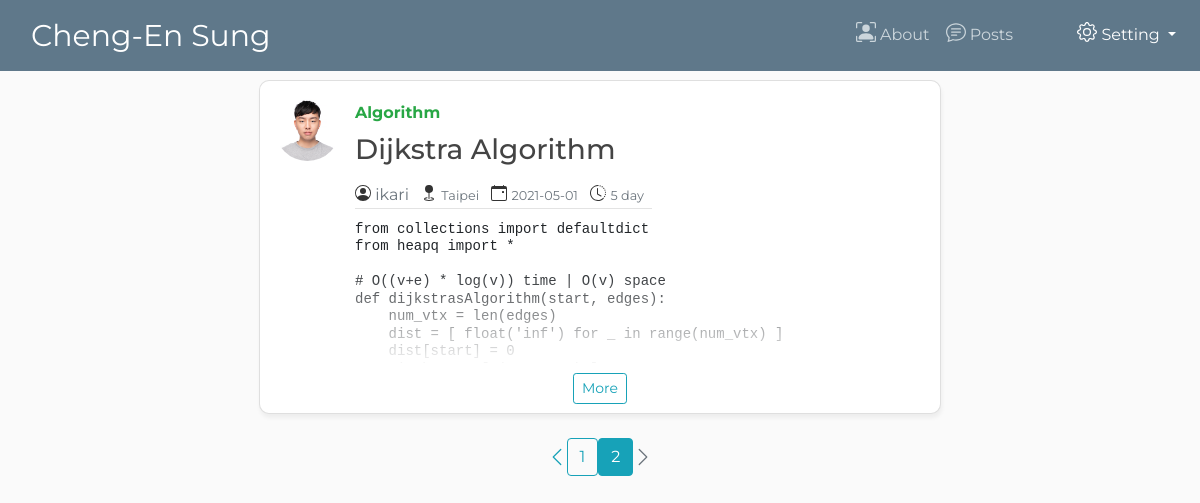
Page /posts?page=2 on the committed database.
### app/models.py (models this page shows, shortened)
class Article(db.Model):
    id = db.Column(db.Integer, primary_key=True)
    title = db.Column(db.String(20), nullable=False)
    location = db.Column(db.String(20), nullable=False, default=geocoder.ip("me").city)
    date_posted = db.Column(db.DateTime, nullable=False, default=datetime.utcnow)
    category = db.Column(db.String(20), nullable=False, default="Trivial")
    content = db.Column(db.Text, nullable=False)
    user_id = db.Column(db.Integer, db.ForeignKey("users.id"), nullable=False)

class User(db.Model, UserMixin):
    __tablename__ = 'users'
    id = db.Column(db.Integer, primary_key=True)
    username = db.Column(db.String(20), unique=True, nullable=False)
    role = db.Column(db.String(20), unique=False, nullable=False)
    email = db.Column(db.String(120), unique=True, nullable=False)
    gender = db.Column(db.String(5), unique=False, nullable=False)
    profile_picture = db.Column(db.String(20), nullable=False)
    password = db.Column(db.String(20), nullable=False)
    posts = db.relationship('Article', backref='author', lazy=True)

### app/routes.py (the view)
@app.route('/posts')
def posts():
    page = request.args.get('page', 1, type=int)
    articles = Article.query.order_by(Article.date_posted.desc()).paginate(per_page=ARTICLES_PER_PAGE, page=page)
    for article in articles.items:
        article.content = markdown2.markdown(article.content, extras=[
            "fenced-code-blocks",
            "code-friendly",
            "cuddled-lists",
            "tables",
            "task_list",
            "footnotes",
            "xml",
            "target-blank-links",
        ])
    return render_template('posts.html', title='Posts', articles=articles, cur_time=datetime.utcnow())

### app/templates/posts.html (shortened to what this page needs)
{% extends 'layout.html' %}
{% set MAX_POST_LINES = 5 %}
{% set MINUTE = 60 %}
{% set HOUR = 60**2 %}
{% set DAY = 24*60**2 %}
{% set WEEK = 7*24*60**2 %}
{% set MONTH = 30*7*24*60**2 %}
{% set YEAR = 12*30*7*24*60**2 %}
{% block content %}
    {% if articles.items %}
        {% for article in articles.items %}
            <div class="card flex-md-row mb-4 ml-4 mr-4 box-shadow h-md-250">
                <a href="{{ url_for('user_posts', username=article.author.username) }}">
                    <img class="rounded-circle article-img" src="{{ url_for('static', filename='profile_image/' + article.author.profile_picture) }}">
                </a>
                <div class="card-body d-flex flex-column align-items-start">
                    <strong class="d-inline-block mb-2 text-success">{{ article.category }}</strong>
                    <h3 class="mb-2">
                        {{ article.title }}
                    </h3>
                    <div class="article-metadata mt-2">
                        <a class="text-muted mr-2" href="{{ url_for('user_posts', username=article.author.username) }}">{{ article.author.username }}</a>
                        <small class="text-muted mr-2">{{ article.location }}</small>
                        <small class="text-muted mr-2">{{ article.date_posted.strftime('%Y-%m-%d') }}</small>
                        {% set timespan = (cur_time - article.date_posted).total_seconds() %}
                        {% if timespan < MINUTE %}
                            <small class="text-muted mr-2">{{ timespan | int }} seccond</small>
                        {% elif timespan >= MINUTE and timespan < HOUR %}
                            <small class="text-muted mr-2">{{ (timespan // MINUTE) | int  }} minute</small>
                        {% elif timespan >= HOUR and timespan < DAY %}
                            <small class="text-muted mr-2">{{ (timespan // HOUR) | int }} hour</small>
                        {% elif timespan >= DAY and timespan < WEEK %}
                            <small class="text-muted mr-2">{{ (timespan // DAY) | int }} day</small>
                        {% elif timespan >= WEEK and timespan < MONTH %}
                            <small class="text-muted mr-2">{{ (timespan // WEEK) | int }} week</small>
                        {% elif timespan >= MONTH and timespan < YEAR %}
                            <small class="text-muted mr-2">{{ (timespan // MONTH) | int }} month</small>
                        {% elif timespan >= YEAR %}
                            <small class="text-muted mr-2">{{ timespan // YEAR }} year</small>
                        {% endif %}
                    </div>
                    <div class="card-text">
                        <p class="mb-auto mt-2">{{ article.content | safe }}</p>
                    </div>
                </div>
                <p class="gradient"></p>
                <p class="read-more">
                    <a class="btn btn-outline-info btn-sm" href="{{ url_for('article', article_id=article.id) }}">More</a>
                </p>
            </div>
        {% endfor %}
        <div class="d-flex align-items-center justify-content-center">
            {% if articles.has_prev %}
                <a href="{{ url_for('posts', page=articles.page-1) }}"><svg xmlns="http://www.w3.org/2000/svg" width="20" height="20" fill="currentColor" class="bi bi-chevron-left mb-4 text-info" viewBox="0 0 16 16">
                        <path fill-rule="evenodd" d="M11.354 1.646a.5.5 0 0 1 0 .708L5.707 8l5.647 5.646a.5.5 0 0 1-.708.708l-6-6a.5.5 0 0 1 0-.708l6-6a.5.5 0 0 1 .708 0z"/>
                    </svg></a>
            {% endif %}
            {% for page_num in articles.iter_pages(left_edge=1, right_edge=1, left_current=1, right_current=2) %}
                {% if page_num %}
                    {% if page_num == articles.page %}
                        <a href={{ url_for('posts', page=page_num) }} class="btn btn-info mb-4">{{ page_num }}</a>
                    {% else %}
                        <a href={{ url_for('posts', page=page_num) }} class="btn btn-outline-info mb-4">{{ page_num }}</a>
                    {% endif %}
                {% else %}
                    ...
                {% endif %}
            {% endfor %}
            {% if articles.has_next %}
                <a href="{{ url_for('posts', page=articles.page + 1) }}">
                <svg xmlns="http://www.w3.org/2000/svg" width="20" height="20" fill="currentColor" class="bi bi-chevron-right mb-4 text-info" viewBox="0 0 16 16">
                    <path fill-rule="evenodd" d="M4.646 1.646a.5.5 0 0 1 .708 0l6 6a.5.5 0 0 1 0 .708l-6 6a.5.5 0 0 1-.708-.708L10.293 8 4.646 2.354a.5.5 0 0 1 0-.708z"/>
                </svg></a>
            {% else %}
                <a class="disabled">
                <svg xmlns="http://www.w3.org/2000/svg" width="20" height="20" fill="currentColor" class="bi bi-chevron-right mb-4 text-muted" viewBox="0 0 16 16">
                    <path fill-rule="evenodd" d="M4.646 1.646a.5.5 0 0 1 .708 0l6 6a.5.5 0 0 1 0 .708l-6 6a.5.5 0 0 1-.708-.708L10.293 8 4.646 2.354a.5.5 0 0 1 0-.708z"/>
                </svg></a>
            {% endif %}
        </div>
    {% else %}
        <small class="text-muted">
            No posts yet! <a class="ml-2" href="{{ url_for('create_article') }}">Share anything with us?</a>
        </small>
    {% endif %}
{% endblock content %}

### app/templates/layout.html (shortened to what this page needs)
<!DOCTYPE html>
<html lang="en">
    <head>
        <link rel="stylesheet" href="https://stackpath.bootstrapcdn.com/bootstrap/4.3.1/css/bootstrap.min.css">
        <link rel="stylesheet" type="text/css" href="{{ url_for('static', filename='css/autumn.css') }}">
        <link rel="stylesheet" type="text/css" href="{{ url_for('static', filename='css/style.css') }}">
    </head>
    <body>
        {% set ROLE_ADMIN = 'admin' %}
        {% set ROLE_GENERAL = 'general' %}
        <header class="site-header">
            <nav class="navbar navbar-expand-md navbar-dark bg-steel fixed-top">
                <div class="container">
                    <a class="navbar-brand mr-4" href="/">Cheng-En Sung</a>
                </div>
                <div class="collapse navbar-collapse" id="navbarToggle">
                    <div class="navbar-nav mr-auto">
                        <a class="nav-item nav-link" href="{{ url_for('about') }}">
							<nobr>
								About
							</nobr>
						</a>
                        <a class="nav-item nav-link" href="{{ url_for('posts') }}">
                            <nobr>
                                Posts
                            </nobr>
                        </a>
                    </div>
                    <div class="navbar-nav ml-5">
                        {% if current_user.is_authenticated %}
                            <a class="nav-item nav-link" href="{{ url_for('create_article') }}">
                                <nobr>
                                    <svg xmlns="http://www.w3.org/2000/svg" width="20" height="20" fill="currentColor" class="bi bi-pencil-square mb-2" viewBox="0 0 16 16">
                                        <path d="M15.502 1.94a.5.5 0 0 1 0 .706L14.459 3.69l-2-2L13.502.646a.5.5 0 0 1 .707 0l1.293 1.293zm-1.75 2.456l-2-2L4.939 9.21a.5.5 0 0 0-.121.196l-.805 2.414a.25.25 0 0 0 .316.316l2.414-.805a.5.5 0 0 0 .196-.12l6.813-6.814z"/>
                                        <path fill-rule="evenodd" d="M1 13.5A1.5 1.5 0 0 0 2.5 15h11a1.5 1.5 0 0 0 1.5-1.5v-6a.5.5 0 0 0-1 0v6a.5.5 0 0 1-.5.5h-11a.5.5 0 0 1-.5-.5v-11a.5.5 0 0 1 .5-.5H9a.5.5 0 0 0 0-1H2.5A1.5 1.5 0 0 0 1 2.5v11z"/>
                                    </svg>
                                    New&nbsp;Article
                                </nobr>
                            </a>
                            <a class="nav-item nav-link" href="{{ url_for('account') }}">
                                <nobr>
                                    <svg xmlns="http://www.w3.org/2000/svg" width="20" height="20" fill="currentColor" class="bi bi-person-lines-fill mb-2" viewBox="0 0 16 16">
                                        <path d="M6 8a3 3 0 1 0 0-6 3 3 0 0 0 0 6zm-5 6s-1 0-1-1 1-4 6-4 6 3 6 4-1 1-1 1H1zM11 3.5a.5.5 0 0 1 .5-.5h4a.5.5 0 0 1 0 1h-4a.5.5 0 0 1-.5-.5zm.5 2.5a.5.5 0 0 0 0 1h4a.5.5 0 0 0 0-1h-4zm2 3a.5.5 0 0 0 0 1h2a.5.5 0 0 0 0-1h-2zm0 3a.5.5 0 0 0 0 1h2a.5.5 0 0 0 0-1h-2z"/>
                                    </svg>
                                    Profile
                                </nobr>
                            </a>
							<div class="dropdown show">
								<a class="nav-item nav-link dropdown-toggle" href="#" id="dropdownMenuLink" data-toggle="dropdown" aria-haspopup="true" aria-expanded="false">
									<nobr>
										<svg xmlns="http://www.w3.org/2000/svg" width="20" height="20" fill="currentColor" class="bi bi-gear mb-2" viewBox="0 0 16 16">
											<path d="M8 4.754a3.246 3.246 0 1 0 0 6.492 3.246 3.246 0 0 0 0-6.492zM5.754 8a2.246 2.246 0 1 1 4.492 0 2.246 2.246 0 0 1-4.492 0z"/>
											<path d="M9.796 1.343c-.527-1.79-3.065-1.79-3.592 0l-.094.319a.873.873 0 0 1-1.255.52l-.292-.16c-1.64-.892-3.433.902-2.54 2.541l.159.292a.873.873 0 0 1-.52 1.255l-.319.094c-1.79.527-1.79 3.065 0 3.592l.319.094a.873.873 0 0 1 .52 1.255l-.16.292c-.892 1.64.901 3.434 2.541 2.54l.292-.159a.873.873 0 0 1 1.255.52l.094.319c.527 1.79 3.065 1.79 3.592 0l.094-.319a.873.873 0 0 1 1.255-.52l.292.16c1.64.893 3.434-.902 2.54-2.541l-.159-.292a.873.873 0 0 1 .52-1.255l.319-.094c1.79-.527 1.79-3.065 0-3.592l-.319-.094a.873.873 0 0 1-.52-1.255l.16-.292c.893-1.64-.902-3.433-2.541-2.54l-.292.159a.873.873 0 0 1-1.255-.52l-.094-.319zm-2.633.283c.246-.835 1.428-.835 1.674 0l.094.319a1.873 1.873 0 0 0 2.693 1.115l.291-.16c.764-.415 1.6.42 1.184 1.185l-.159.292a1.873 1.873 0 0 0 1.116 2.692l.318.094c.835.246.835 1.428 0 1.674l-.319.094a1.873 1.873 0 0 0-1.115 2.693l.16.291c.415.764-.42 1.6-1.185 1.184l-.291-.159a1.873 1.873 0 0 0-2.693 1.116l-.094.318c-.246.835-1.428.835-1.674 0l-.094-.319a1.873 1.873 0 0 0-2.692-1.115l-.292.16c-.764.415-1.6-.42-1.184-1.185l.159-.291A1.873 1.873 0 0 0 1.945 8.93l-.319-.094c-.835-.246-.835-1.428 0-1.674l.319-.094A1.873 1.873 0 0 0 3.06 4.377l-.16-.292c-.415-.764.42-1.6 1.185-1.184l.292.159a1.873 1.873 0 0 0 2.692-1.115l.094-.319z"/>
										</svg>
										Setting
									</nobr>
								</a>
								<div class="dropdown-menu" aria-labelledby="dropdownMenuLink">
									<a class="dropdown-item dropdown-link" href="{{ url_for('logout') }}">
										<nobr>
											<svg xmlns="http://www.w3.org/2000/svg" width="20" height="20" fill="currentColor" class="bi bi-toggles mb-2" viewBox="0 0 16 16">
												<path d="M4.5 9a3.5 3.5 0 1 0 0 7h7a3.5 3.5 0 1 0 0-7h-7zm7 6a2.5 2.5 0 1 1 0-5 2.5 2.5 0 0 1 0 5zm-7-14a2.5 2.5 0 1 0 0 5 2.5 2.5 0 0 0 0-5zm2.45 0A3.49 3.49 0 0 1 8 3.5 3.49 3.49 0 0 1 6.95 6h4.55a2.5 2.5 0 0 0 0-5H6.95zM4.5 0h7a3.5 3.5 0 1 1 0 7h-7a3.5 3.5 0 1 1 0-7z"/>
											</svg>
											Logout
										</nobr>
									</a>
                                    {% if current_user.role == ROLE_ADMIN %}
                                        <a class="dropdown-item dropdown-link" href="{{ url_for('manage') }}">
                                            <nobr>
                                                <svg xmlns="http://www.w3.org/2000/svg" width="20" height="20" fill="currentColor" class="bi bi-gear-wide-connected mb-2" viewBox="0 0 16 16">
                                                    <path d="M7.068.727c.243-.97 1.62-.97 1.864 0l.071.286a.96.96 0 0 0 1.622.434l.205-.211c.695-.719 1.888-.03 1.613.931l-.08.284a.96.96 0 0 0 1.187 1.187l.283-.081c.96-.275 1.65.918.931 1.613l-.211.205a.96.96 0 0 0 .434 1.622l.286.071c.97.243.97 1.62 0 1.864l-.286.071a.96.96 0 0 0-.434 1.622l.211.205c.719.695.03 1.888-.931 1.613l-.284-.08a.96.96 0 0 0-1.187 1.187l.081.283c.275.96-.918 1.65-1.613.931l-.205-.211a.96.96 0 0 0-1.622.434l-.071.286c-.243.97-1.62.97-1.864 0l-.071-.286a.96.96 0 0 0-1.622-.434l-.205.211c-.695.719-1.888.03-1.613-.931l.08-.284a.96.96 0 0 0-1.186-1.187l-.284.081c-.96.275-1.65-.918-.931-1.613l.211-.205a.96.96 0 0 0-.434-1.622l-.286-.071c-.97-.243-.97-1.62 0-1.864l.286-.071a.96.96 0 0 0 .434-1.622l-.211-.205c-.719-.695-.03-1.888.931-1.613l.284.08a.96.96 0 0 0 1.187-1.186l-.081-.284c-.275-.96.918-1.65 1.613-.931l.205.211a.96.96 0 0 0 1.622-.434l.071-.286zM12.973 8.5H8.25l-2.834 3.779A4.998 4.998 0 0 0 12.973 8.5zm0-1a4.998 4.998 0 0 0-7.557-3.779l2.834 3.78h4.723zM5.048 3.967c-.03.021-.058.043-.087.065l.087-.065zm-.431.355A4.984 4.984 0 0 0 3.002 8c0 1.455.622 2.765 1.615 3.678L7.375 8 4.617 4.322zm.344 7.646l.087.065-.087-.065z"/>
                                                </svg>
                                                Manage
                                            </nobr>
                                        </a>
                                    {% else %}
                                    <!--
									<a class="dropdown-item dropdown-link disabled" href="#">
										<nobr>
											<svg xmlns="http://www.w3.org/2000/svg" width="20" height="20" fill="currentColor" class="bi bi-info-circle mb-2" viewBox="0 0 16 16">
												<path d="M8 15A7 7 0 1 1 8 1a7 7 0 0 1 0 14zm0 1A8 8 0 1 0 8 0a8 8 0 0 0 0 16z"/>
												<path d="M8.93 6.588l-2.29.287-.082.38.45.083c.294.07.352.176.288.469l-.738 3.468c-.194.897.105 1.319.808 1.319.545 0 1.178-.252 1.465-.598l.088-.416c-.2.176-.492.246-.686.246-.275 0-.375-.193-.304-.533L8.93 6.588zM9 4.5a1 1 0 1 1-2 0 1 1 0 0 1 2 0z"/>
											</svg>
											Request
										</nobr>
									</a>
                                    -->
                                    {% endif %}
								</div>
                        {% else %}
							<div class="dropdown show">
								<a class="nav-item nav-link dropdown-toggle" href="#" id="dropdownMenuLink" data-toggle="dropdown" aria-haspopup="true" aria-expanded="false">
									<nobr>
										Setting
									</nobr>
								</a>
                        {% endif %}
                    </div>
                </div>
            </nav>
        </header>
        <main role="main">
            <div class=container>
                <div class="row">
                    <div class="col-md-2">
                    </div>
                    <div class="col-md-8">
                        {% block content %}{% endblock %}
                    </div>
                    <div class="col-md-2">
                    </div>
                </div>
            </div>
        </main>
    </body>
</html>

### rows in the picture
Article: profile_picture (picture), category "Algorithm", title "Dijkstra Algorithm", author.username "ikari", location "Taipei", date_posted "2021-05-01", user "5", content "from collections import defaultdict from heapq import * # O((v+e) * log(v)) time | O(v) space def dijkstrasAlgorithm(start, edges): num_vtx = len(edges) dist = [ float('inf') for _ in range(num_vtx) ] dist[start] = 0…"

### other values in the picture
{{ page_num }} "1"
{{ page_num }} "2"
